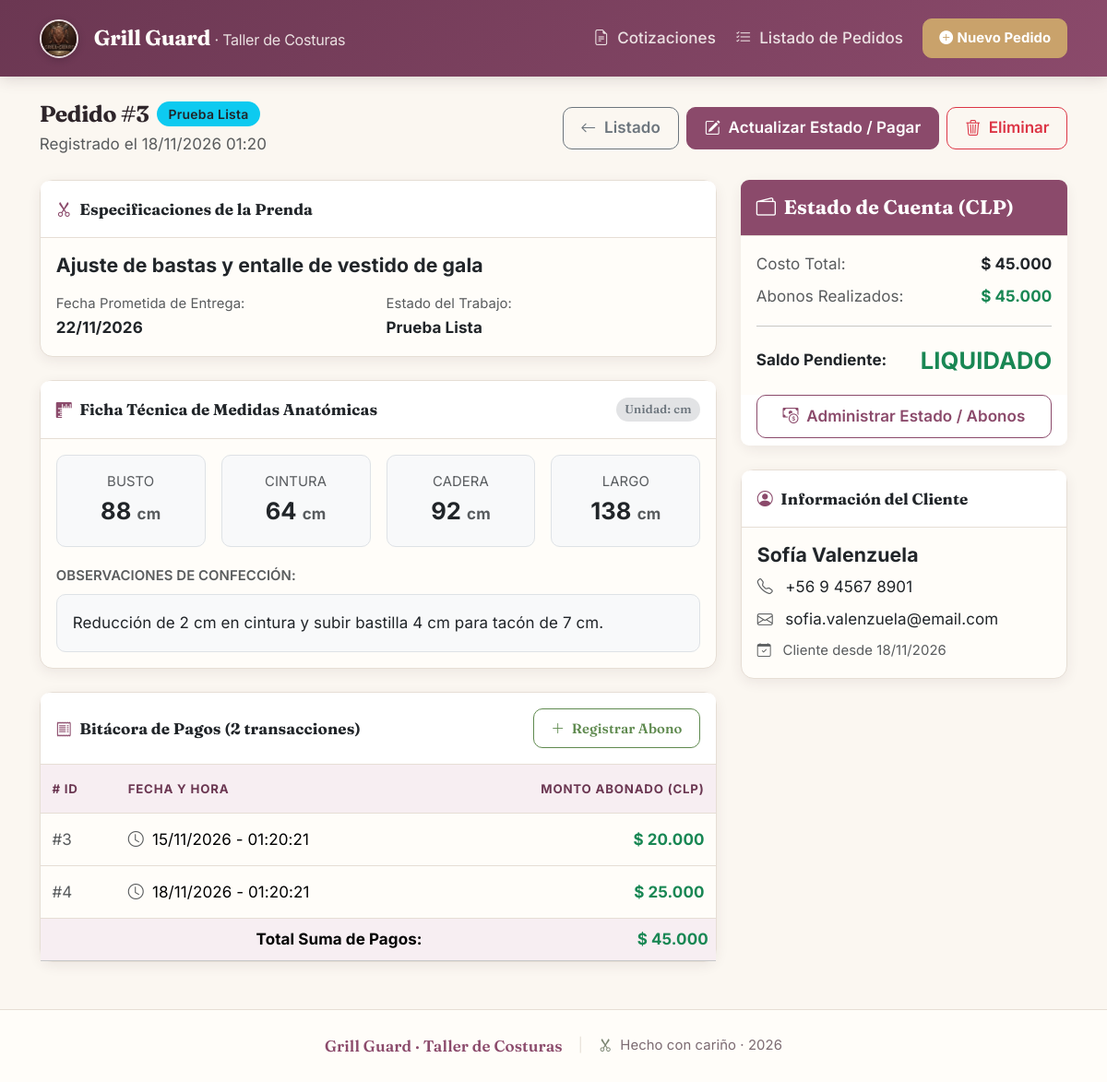
Page /ver_pedido.php?id=3 on the committed database.
### tables this page shows
CREATE TABLE `pedidos` (
    `id` INT AUTO_INCREMENT PRIMARY KEY,
    `cliente_id` INT NOT NULL,
    `descripcion_prenda` VARCHAR(255) NOT NULL,
    `estado` ENUM('Pendiente', 'En Proceso', 'Prueba Lista', 'Entregado', 'Cancelado') NOT NULL DEFAULT 'Pendiente',
    `fecha_entrega` DATE NOT NULL,
    `costo_total` DECIMAL(12,0) NOT NULL DEFAULT 0,
    `abono` DECIMAL(12,0) NOT NULL DEFAULT 0,
    `created_at` TIMESTAMP NOT NULL DEFAULT CURRENT_TIMESTAMP,
    CONSTRAINT `fk_pedidos_cliente`
        FOREIGN KEY (`cliente_id`) REFERENCES `clientes` (`id`)
        ON DELETE RESTRICT 
        ON UPDATE CASCADE,
    INDEX `idx_pedidos_cliente` (`cliente_id`),
    INDEX `idx_pedidos_estado` (`estado`),
    INDEX `idx_pedidos_fecha_entrega` (`fecha_entrega`)
);

CREATE TABLE `medidas` (
    `id` INT AUTO_INCREMENT PRIMARY KEY,
    `pedido_id` INT NOT NULL,
    `busto` DECIMAL(6,2) NULL DEFAULT NULL,
    `cintura` DECIMAL(6,2) NULL DEFAULT NULL,
    `cadera` DECIMAL(6,2) NULL DEFAULT NULL,
    `largo` DECIMAL(6,2) NULL DEFAULT NULL,
    `observaciones` TEXT NULL,
    CONSTRAINT `fk_medidas_pedido`
        FOREIGN KEY (`pedido_id`) REFERENCES `pedidos` (`id`)
        ON DELETE CASCADE 
        ON UPDATE CASCADE,
    INDEX `idx_medidas_pedido` (`pedido_id`)
);

CREATE TABLE `pagos` (
    `id` INT AUTO_INCREMENT PRIMARY KEY,
    `pedido_id` INT NOT NULL,
    `monto` DECIMAL(12,0) NOT NULL,
    `fecha_pago` TIMESTAMP NOT NULL DEFAULT CURRENT_TIMESTAMP,
    CONSTRAINT `fk_pagos_pedido`
        FOREIGN KEY (`pedido_id`) REFERENCES `pedidos` (`id`)
        ON DELETE RESTRICT 
        ON UPDATE CASCADE,
    INDEX `idx_pagos_pedido` (`pedido_id`),
    INDEX `idx_pagos_fecha` (`fecha_pago`)
);

CREATE TABLE `clientes` (
    `id` INT AUTO_INCREMENT PRIMARY KEY,
    `nombre` VARCHAR(100) NOT NULL,
    `telefono` VARCHAR(30) NULL,
    `email` VARCHAR(100) NULL,
    `created_at` TIMESTAMP NOT NULL DEFAULT CURRENT_TIMESTAMP,
    INDEX `idx_clientes_nombre` (`nombre`)
);

### includes/helpers.php (called while the page is built, shortened)
<?php
function e($value): string {
    return htmlspecialchars((string)($value ?? ''), ENT_QUOTES | ENT_SUBSTITUTE, 'UTF-8');
}
function formatMoney($amount): string {
    return '$ ' . number_format((float)$amount, 0, '', '.');
}
function formatDate(?string $dateString, string $separator = '/'): string {
    $timestamp = strtotime($dateString);
    return $timestamp ? date("d{$separator}m{$separator}Y", $timestamp) : e($dateString);
}
function getEstadoBadgeClass(string $estado): string {
    return match ($estado) {
        'Pendiente'    => 'bg-warning text-dark',
        'En Proceso'   => 'bg-primary',
        'Prueba Lista' => 'bg-info text-dark',
        'Entregado'    => 'bg-success',
        'Cancelado'    => 'bg-secondary',
        default        => 'bg-light text-dark border',
    };
}

### ver_pedido.php (the view, shortened to what this page needs)
<?php
require_once __DIR__ . '/conexion.php';
require_once __DIR__ . '/includes/helpers.php';
$pedidoId = filter_var($_GET['id'] ?? null, FILTER_VALIDATE_INT);
try {
    $stmtPedido = $pdo->prepare("
        SELECT
            p.*,
            c.nombre AS cliente_nombre,
            c.telefono AS cliente_telefono,
            c.email AS cliente_email,
            c.created_at AS cliente_desde,
            (p.costo_total - p.abono) AS saldo_pendiente
        FROM pedidos p
        INNER JOIN clientes c ON p.cliente_id = c.id
        WHERE p.id = :id
    ");
    $stmtPedido->execute([':id' => $pedidoId]);
    $pedido = $stmtPedido->fetch();
    $stmtMedidas = $pdo->prepare("SELECT * FROM medidas WHERE pedido_id = :pedido_id LIMIT 1");
    $stmtMedidas->execute([':pedido_id' => $pedidoId]);
    $medidas = $stmtMedidas->fetch();
    $stmtPagos = $pdo->prepare("SELECT * FROM pagos WHERE pedido_id = :pedido_id ORDER BY fecha_pago ASC");
    $stmtPagos->execute([':pedido_id' => $pedidoId]);
    $pagos = $stmtPagos->fetchAll();
} catch (PDOException $e) {
    die("Error al consultar detalles del pedido: " . e($e->getMessage()));
}
require_once __DIR__ . '/includes/header.php';
?>
<div class="d-flex flex-wrap align-items-center justify-content-between gap-2 mb-4">
    <div>
        <div class="d-flex align-items-center gap-2 mb-1">
            <h2 class="h3 fw-bold mb-0">Pedido #<?= (int)$pedido['id']; ?></h2>
            <span class="badge badge-status <?= getEstadoBadgeClass($pedido['estado']); ?>">
                <?= e($pedido['estado']); ?>
            </span>
        </div>
        <p class="text-muted mb-0">Registrado el <?= date('d/m/Y H:i', strtotime($pedido['created_at'])); ?></p>
    </div>
    <div class="d-flex gap-2">
        <a href="index.php" class="btn btn-outline-secondary">
            <i class="bi bi-arrow-left me-1"></i> Listado
        </a>
        <a href="actualizar_estado.php?id=<?= (int)$pedido['id']; ?>" class="btn btn-primary">
            <i class="bi bi-pencil-square me-1"></i> Actualizar Estado / Pagar
        </a>
        <button type="button" class="btn btn-outline-danger" data-bs-toggle="modal" data-bs-target="#modalEliminar">
            <i class="bi bi-trash3 me-1"></i> Eliminar
        </button>
    </div>
</div>
<div class="row g-4">
    <div class="col-lg-8">
        <div class="card shadow-sm mb-4">
            <div class="card-header bg-white py-3">
                <span class="fw-bold text-dark">
                    <i class="bi bi-scissors text-primary me-2"></i>Especificaciones de la Prenda
                </span>
            </div>
            <div class="card-body">
                <h5 class="card-title fw-bold text-dark mb-3"><?= e($pedido['descripcion_prenda']); ?></h5>
                <div class="row g-3">
                    <div class="col-sm-6">
                        <span class="text-muted small d-block">Fecha Prometida de Entrega:</span>
                        <strong class="fs-6"><?= formatDate($pedido['fecha_entrega']); ?></strong>
                    </div>
                    <div class="col-sm-6">
                        <span class="text-muted small d-block">Estado del Trabajo:</span>
                        <strong class="fs-6"><?= e($pedido['estado']); ?></strong>
                    </div>
                </div>
            </div>
        </div>
        <div class="card shadow-sm mb-4">
            <div class="card-header bg-white py-3 d-flex justify-content-between align-items-center">
                <span class="fw-bold text-dark">
                    <i class="bi bi-rulers text-primary me-2"></i>Ficha Técnica de Medidas Anatómicas
                </span>
                <span class="badge bg-secondary-subtle text-secondary small">Unidad: cm</span>
            </div>
            <div class="card-body">
                <?php if (!$medidas): ?>
                    <p class="text-muted mb-0">No se registraron medidas para este pedido.</p>
                <?php else: ?>
                    <div class="row text-center g-3 mb-3">
                        <div class="col-6 col-md-3">
                            <div class="p-3 bg-light rounded border">
                                <span class="text-muted small text-uppercase d-block">Busto</span>
                                <span class="fs-4 fw-bold text-dark">
                                    <?= $medidas['busto'] !== null ? e(rtrim(rtrim((string)$medidas['busto'], '0'), '.')) . ' <small class="fs-6 text-muted">cm</small>' : '-'; ?>
                                </span>
                            </div>
                        </div>
                        <div class="col-6 col-md-3">
                            <div class="p-3 bg-light rounded border">
                                <span class="text-muted small text-uppercase d-block">Cintura</span>
                                <span class="fs-4 fw-bold text-dark">
                                    <?= $medidas['cintura'] !== null ? e(rtrim(rtrim((string)$medidas['cintura'], '0'), '.')) . ' <small class="fs-6 text-muted">cm</small>' : '-'; ?>
                                </span>
                            </div>
                        </div>
                        <div class="col-6 col-md-3">
                            <div class="p-3 bg-light rounded border">
                                <span class="text-muted small text-uppercase d-block">Cadera</span>
                                <span class="fs-4 fw-bold text-dark">
                                    <?= $medidas['cadera'] !== null ? e(rtrim(rtrim((string)$medidas['cadera'], '0'), '.')) . ' <small class="fs-6 text-muted">cm</small>' : '-'; ?>
                                </span>
                            </div>
                        </div>
                        <div class="col-6 col-md-3">
                            <div class="p-3 bg-light rounded border">
                                <span class="text-muted small text-uppercase d-block">Largo</span>
                                <span class="fs-4 fw-bold text-dark">
                                    <?= $medidas['largo'] !== null ? e(rtrim(rtrim((string)$medidas['largo'], '0'), '.')) . ' <small class="fs-6 text-muted">cm</small>' : '-'; ?>
                                </span>
                            </div>
                        </div>
                    </div>
                    <div>
                        <label class="form-label fw-semibold text-muted small text-uppercase">Observaciones de Confección:</label>
                        <div class="p-3 bg-light rounded border">
                            <?= !empty($medidas['observaciones']) ? nl2br(e($medidas['observaciones'])) : '<span class="text-muted fst-italic">Sin observaciones adicionales.</span>'; ?>
                        </div>
                    </div>
                <?php endif; ?>
            </div>
        </div>
        <div class="card shadow-sm">
            <div class="card-header bg-white py-3 d-flex justify-content-between align-items-center">
                <span class="fw-bold text-dark">
                    <i class="bi bi-receipt text-primary me-2"></i>Bitácora de Pagos (<?= count($pagos); ?> transacciones)
                </span>
                <a href="actualizar_estado.php?id=<?= (int)$pedido['id']; ?>" class="btn btn-sm btn-outline-success">
                    <i class="bi bi-plus-lg me-1"></i> Registrar Abono
                </a>
            </div>
            <div class="table-responsive">
                <table class="table table-hover align-middle mb-0">
                    <thead class="table-light">
                        <tr>
                            <th scope="col"># ID</th>
                            <th scope="col">Fecha y Hora</th>
                            <th scope="col" class="text-end">Monto Abonado (CLP)</th>
                        </tr>
                    </thead>
                    <tbody>
                        <?php if (empty($pagos)): ?>
                            <tr>
                                <td colspan="3" class="text-center py-4 text-muted">
                                    No se registran transacciones de pago para este pedido.
                                </td>
                            </tr>
                        <?php else: ?>
                            <?php foreach ($pagos as $pago): ?>
                                <tr>
                                    <td class="text-muted">#<?= (int)$pago['id']; ?></td>
                                    <td>
                                        <i class="bi bi-clock me-1 text-muted"></i>
                                        <?= date('d/m/Y - H:i:s', strtotime($pago['fecha_pago'])); ?>
                                    </td>
                                    <td class="text-end fw-bold text-success">
                                        <?= formatMoney($pago['monto']); ?>
                                    </td>
                                </tr>
                            <?php endforeach; ?>
                        <?php endif; ?>
                    </tbody>
                    <tfoot class="table-light">
                        <tr>
                            <th colspan="2" class="text-end">Total Suma de Pagos:</th>
                            <th class="text-end text-success"><?= formatMoney($pedido['abono']); ?></th>
                        </tr>
                    </tfoot>
                </table>
            </div>
        </div>
    </div>
    <div class="col-lg-4">
        <div class="card shadow-sm mb-4 border-0">
            <div class="card-header bg-primary text-white py-3">
                <h5 class="card-title mb-0 fw-bold">
                    <i class="bi bi-wallet2 me-2"></i>Estado de Cuenta (CLP)
                </h5>
            </div>
            <div class="card-body">
                <div class="d-flex justify-content-between mb-2">
                    <span class="text-muted">Costo Total:</span>
                    <strong class="text-dark"><?= formatMoney($pedido['costo_total']); ?></strong>
                </div>
                <div class="d-flex justify-content-between mb-2">
                    <span class="text-muted">Abonos Realizados:</span>
                    <strong class="text-success"><?= formatMoney($pedido['abono']); ?></strong>
                </div>
                <hr>
                <div class="d-flex justify-content-between align-items-center">
                    <span class="fw-bold">Saldo Pendiente:</span>
                    <span class="fs-4 fw-bold <?= ((int)$pedido['saldo_pendiente'] > 0) ? 'text-danger' : 'text-success'; ?>">
                        <?= ((int)$pedido['saldo_pendiente'] <= 0) ? 'LIQUIDADO' : formatMoney($pedido['saldo_pendiente']); ?>
                    </span>
                </div>
            </div>
            <div class="card-footer bg-white border-top-0 pt-0">
                <a href="actualizar_estado.php?id=<?= (int)$pedido['id']; ?>" class="btn btn-outline-primary w-100 fw-semibold">
                    <i class="bi bi-cash-coin me-1"></i> Administrar Estado / Abonos
                </a>
            </div>
        </div>
        <div class="card shadow-sm mb-4">
            <div class="card-header bg-white py-3">
                <span class="fw-bold text-dark">
                    <i class="bi bi-person-circle text-primary me-2"></i>Información del Cliente
                </span>
            </div>
            <div class="card-body">
                <h5 class="fw-bold mb-2 text-dark"><?= e($pedido['cliente_nombre']); ?></h5>
                <ul class="list-unstyled mb-0">
                    <li class="mb-2">
                        <i class="bi bi-telephone text-muted me-2"></i>
                        <?= !empty($pedido['cliente_telefono']) ? e($pedido['cliente_telefono']) : '<span class="text-muted">Sin teléfono</span>'; ?>
                    </li>
                    <li class="mb-2">
                        <i class="bi bi-envelope text-muted me-2"></i>
                        <?= !empty($pedido['cliente_email']) ? e($pedido['cliente_email']) : '<span class="text-muted">Sin correo</span>'; ?>
                    </li>
                    <li class="small text-muted">
                        <i class="bi bi-calendar-check me-2"></i>
                        Cliente desde <?= formatDate($pedido['cliente_desde']); ?>
                    </li>
                </ul>
            </div>
        </div>
    </div>
</div>
<?php require_once __DIR__ . '/includes/footer.php'; ?>

### rows in the picture
pedidos: id "3", estado "Prueba Lista", created_at "18/11/2026 01:20", descripcion_prenda "Ajuste de bastas y entalle de vestido de gala", fecha_entrega "22/11/2026", abono "$ 45.000", costo_total "$ 45.000", cliente.nombre "Sofía Valenzuela", cliente.telefono "+56 9 4567 8901", cliente.email "sofia.valenzuela@email.com", cliente.created_at "18/11/2026"
medidas: busto "88", cintura "64", cadera "92", largo "138", observaciones "Reducción de 2 cm en cintura y subir bastilla 4 cm para tacón de 7 cm."
pagos: id "3", fecha_pago "15/11/2026 - 01:20:21", monto "$ 20.000"
pagos: id "4", fecha_pago "18/11/2026 - 01:20:21", monto "$ 25.000"

### other values in the picture
count($pagos) "2"
